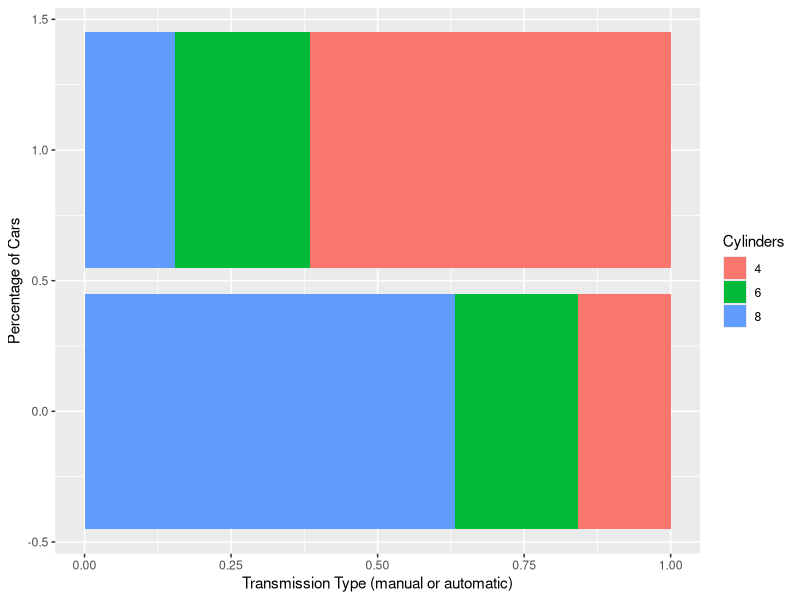
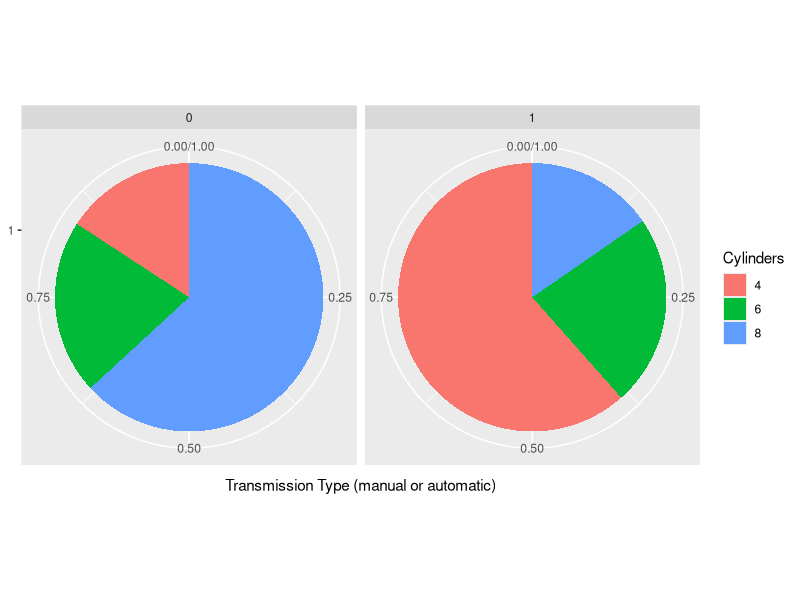

The R source for these figures, in order:
## ---- chunk 1
options(htmltools.dir.version = FALSE)
knitr::opts_chunk$set(fig.path = 'figures/')
library(tidyverse)
## ---- chunk 2
g <- ggplot(mtcars, aes(x = am, fill = factor(cyl))) +
geom_bar(position = "fill") +
coord_flip() +
xlab("Percentage of Cars") +
ylab("Transmission Type (manual or automatic)") +
scale_fill_discrete("Cylinders")
g

## ---- chunk 3

g + 
 aes(x = factor(1)) + 
 coord_polar(theta = "y") + 
 scale_x_discrete(NULL) + 
 facet_wrap(~am)

